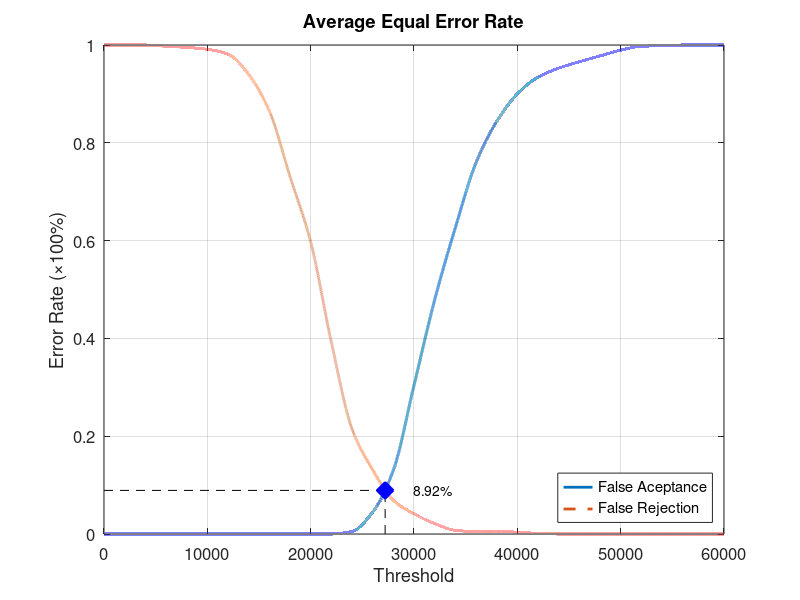
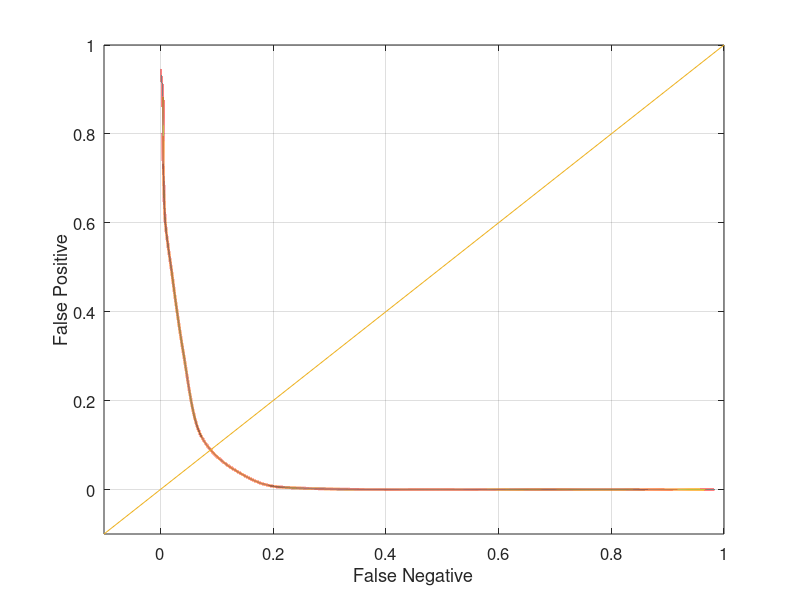

MATLAB code for these plots, in order:
function yEER = Experiment4Average
close all;
clear;
clc;
x = 0:2000:60000;
xq = 0:0.5:60000;

y0 = [0 0 0 0 0 0 0 0 0 0 0 0 0.00526316 0.0447368 0.130263 0.303947 0.478947 0.626316 0.759211 0.843421 0.9 0.934211 0.952632 0.965789 0.977632 0.989474 0.997368 0.998684 1 1 1];
yy0 = interp1(x, y0, xq, 'pchip');
y1 = [1 1 1 0.9975 0.995 0.99125 0.98125 0.94 0.865 0.73125 0.5975 0.3925 0.215 0.13125 0.06875 0.04125 0.02125 0.0075 0.005 0.005 0.00375 0.00125 0 0 0 0 0 0 0 0 0];
yy1 = interp1(x, y1, xq, 'pchip');

% Calculating EER: 
y2 = abs(y0 - y1);
find(y2 == min(y2))
yy2 = abs(yy0 - yy1);
xEER = find(yy2 == min(yy2));
xEERIndex = xq(xEER) % X-axis EER
yEER = yy0(xEER) % Y-axis EER

main = figure
plot(xq, yy0,'-','LineWidth', 2);	hold on
plot(xq, yy1,'--','LineWidth', 2);	hold on
plot([xEERIndex xEERIndex], [0 yEER], 'k--');	hold on
plot([0 xEERIndex], [yEER yEER], 'k--');	hold on
plot(xEERIndex, yEER, 'bx', 'LineWidth', 10);	hold on
text(xEERIndex + 10 * xEERIndex / 100, yEER, [num2str(round((10000 * yEER)) / 100) '%'])
legend('False Aceptance', 'False Rejection', 'Location', 'SouthEast')
xlabel('Threshold')
ylabel('Error Rate (\times100%)')
title('Average Equal Error Rate')
set(gca, 'FontSize', 12)
axis([0 60000 0 1])
grid on

print(main, 'Experiment4AverageMain', '-dpng');
FNRxFPR = figure('Color', [1 1 1]);
plot(yy1, yy0, '-', yy1, yy0, 'LineWidth', 2);
hold on
y = -0.1:0.1:1
plot(y, y); 
set(gca, 'FontSize', 12)
xlabel('False Negative')
ylabel('False Positive')
axis([-0.1 1 -0.1 1])
set(gca, 'FontSize', 12)
grid on

print(FNRxFPR, 'Experiment4AverageFNRxFPR','-dpng');
end
